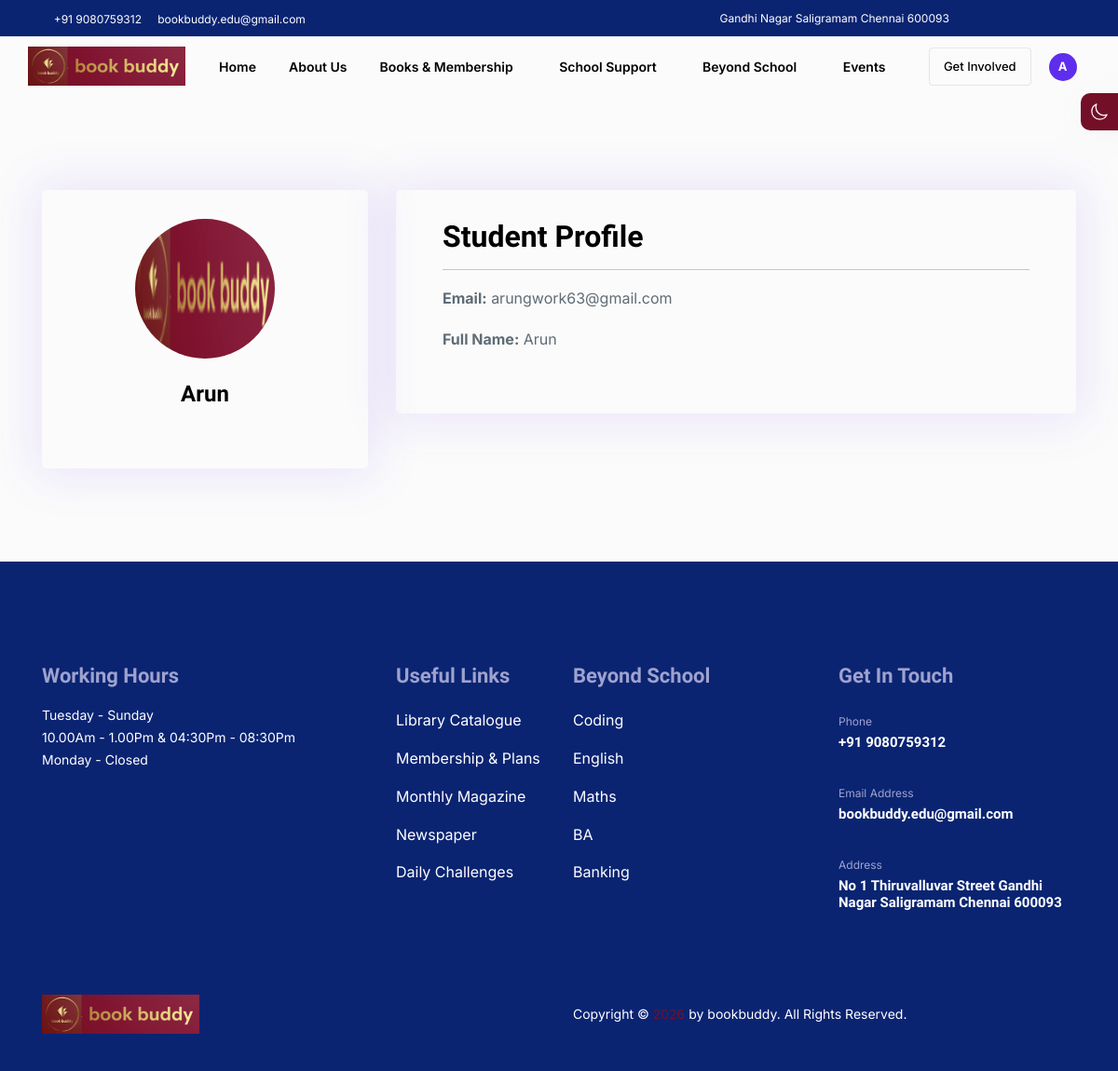
The app's page /users/2/ (signed in) with its own data.
### edurock/users/models.py (models this page shows, shortened)
class User(AbstractUser):
    name = CharField(_("Name of User"), blank=True, max_length=255)
    image = models.ImageField(_("Profile Image"), upload_to="users/", blank=True, null=True)
    first_name = None
    last_name = None
    email = EmailField(_("email address"), unique=True)
    username = None
    USERNAME_FIELD = "email"
    REQUIRED_FIELDS = []
    objects = UserManager()

### edurock/users/views.py (the view)
class UserDetailView(LoginRequiredMixin, DetailView):
    model = User
    slug_field = "pk"
    template_name = "users/user_detail.html"

### edurock/users/context_processors.py (called while the page is built)
def allauth_settings(request):
    return {
        "ACCOUNT_ALLOW_REGISTRATION": settings.ACCOUNT_ALLOW_REGISTRATION,
    }

### edurock/templates/users/user_detail.html (shortened to what this page needs)
{% extends "base.html" %}
{% load static %}
{% block content %}
{% include 'partials/theme-switch.html' %}
<main class="main_wrapper overflow-hidden">
  {% include 'partials/top-banner.html' %}
  {% include 'partials/navbar.html' %}
<div class="container sp_top_100 sp_bottom_100">
    <div class="row">
        <div class="col-lg-4">
            <div class="loginarea__wraper text-center">
                <div class="profile__img__wrap mb-4">
                    {% if object.image %}
                        <img src="{{ object.image.url }}" alt="user" class="img-fluid rounded-circle" style="width: 150px; height: 150px; object-fit: cover; border: 5px solid #f8f9fa;">
                    {% else %}
                        <img src="{% static 'img/logo/logo_1.png' %}" alt="default" class="img-fluid rounded-circle" style="width: 150px; height: 150px;">
                    {% endif %}
                </div>
                <h4>{{ object.name|default:object.email }}</h4>
            </div>
        </div>
        <div class="col-lg-8">
            <div class="loginarea__wraper">
                <h2>Student Profile</h2>
                <hr>
                <p><strong>Email:</strong> {{ object.email }}</p>
                <p><strong>Full Name:</strong> {{ object.name }}</p>
            </div>
        </div>
    </div>
</div>
</main>
{% include 'partials/footer.html' %}
{% endblock content %}

### edurock/templates/partials/navbar.html (shortened to what this page needs)
{% load static %}
<header>
  <div class="headerarea headerarea__2 header__sticky header__area">
    <div class="container-fluid desktop__menu__wrapper" style="padding: 0 30px;">
      <div class="row align-items-center">
        <div class="col-xl-2 col-lg-2">
          <div class="headerarea__left">
            <div class="headerarea__left__logo">
              <a href="{% url 'pages:dynamic_pages' template_name='index' %}">
                <img loading="lazy" src="{% static 'img/logo/logo_1.png' %}" alt="logo">
              </a>
            </div>
          </div>
        </div>
        <div class="col-xl-8 col-lg-8 main_menu_wrap">
          <div class="headerarea__main__menu">
            <nav>
              <ul style="display: flex; justify-content: center; gap: 15px;">
                <li><a href="{% url 'pages:dynamic_pages' template_name='index' %}">Home</a></li>
                <li><a href="{% url 'pages:dynamic_pages' template_name='about' %}">About Us</a></li>
                <li>
                  <a class="headerarea__has__dropdown" href="{% url 'pages:dynamic_pages' template_name='library-catalogue' %}">
                    Books & Membership <i class="icofont-rounded-down"></i>
                  </a>
                </li>
                <li>
                  <a class="headerarea__has__dropdown" href="">School Support <i class="icofont-rounded-down"></i></a>
                </li>
                <li>
                  <a class="headerarea__has__dropdown" href="{% url 'pages:dynamic_pages' template_name='coming-soon' %}">
                    Beyond School <i class="icofont-rounded-down"></i>
                  </a>
                </li>
                <li>
                  <a class="headerarea__has__dropdown" href="{% url 'pages:dynamic_pages' template_name='calendar' %}">Events <i class="icofont-rounded-down"></i></a>
                </li>
              </ul>
            </nav>
          </div>
        </div>
        <div class="col-xl-2 col-lg-2">
          <div class="headerarea__right">
            <div class="d-flex align-items-center justify-content-end" style="gap: 12px;">
              <div class="headerarea__login">
                <a href="{% url 'pages:dynamic_pages' template_name='get-involved' %}"
                   style="white-space: nowrap; font-size: 13px; font-weight: 500;">
                   Get Involved
                </a>
              </div>
              {% if user.is_authenticated %}
                <div class="headerarea__main__menu">
                  <nav>
                    <ul style="margin: 0; padding: 0;">
                      <li class="headerarea__has__dropdown" style="margin: 0;">
                        <a class="d-flex align-items-center" href="#" style="gap: 5px; text-decoration: none; padding: 0;">
                          <div class="user-avatar-wrap" style="width: 30px; height: 30px; border-radius: 50%; background: #5f2ded; display: flex; align-items: center; justify-content: center; color: white; overflow: hidden;">
                            {% if user.image %}
                              <img src="{{ user.image.url }}" alt="user" style="width: 100%; height: 100%; object-fit: cover;">
                            {% else %}
                              <span style="font-size: 13px; font-weight: bold;">
                                {{ user.name|default:user.username|slice:":1" }}
                              </span>
                            {% endif %}
                          </div>
                          <i class="icofont-rounded-down" style="font-size: 12px;"></i>
                        </a>
                      </li>
                    </ul>
                  </nav>
                </div>
              {% endif %}
            </div>
          </div>
        </div>
      </div>
    </div>
  </div>
</header>

### records on screen
User: name "A", name "Arun", email "arungwork63@gmail.com"
